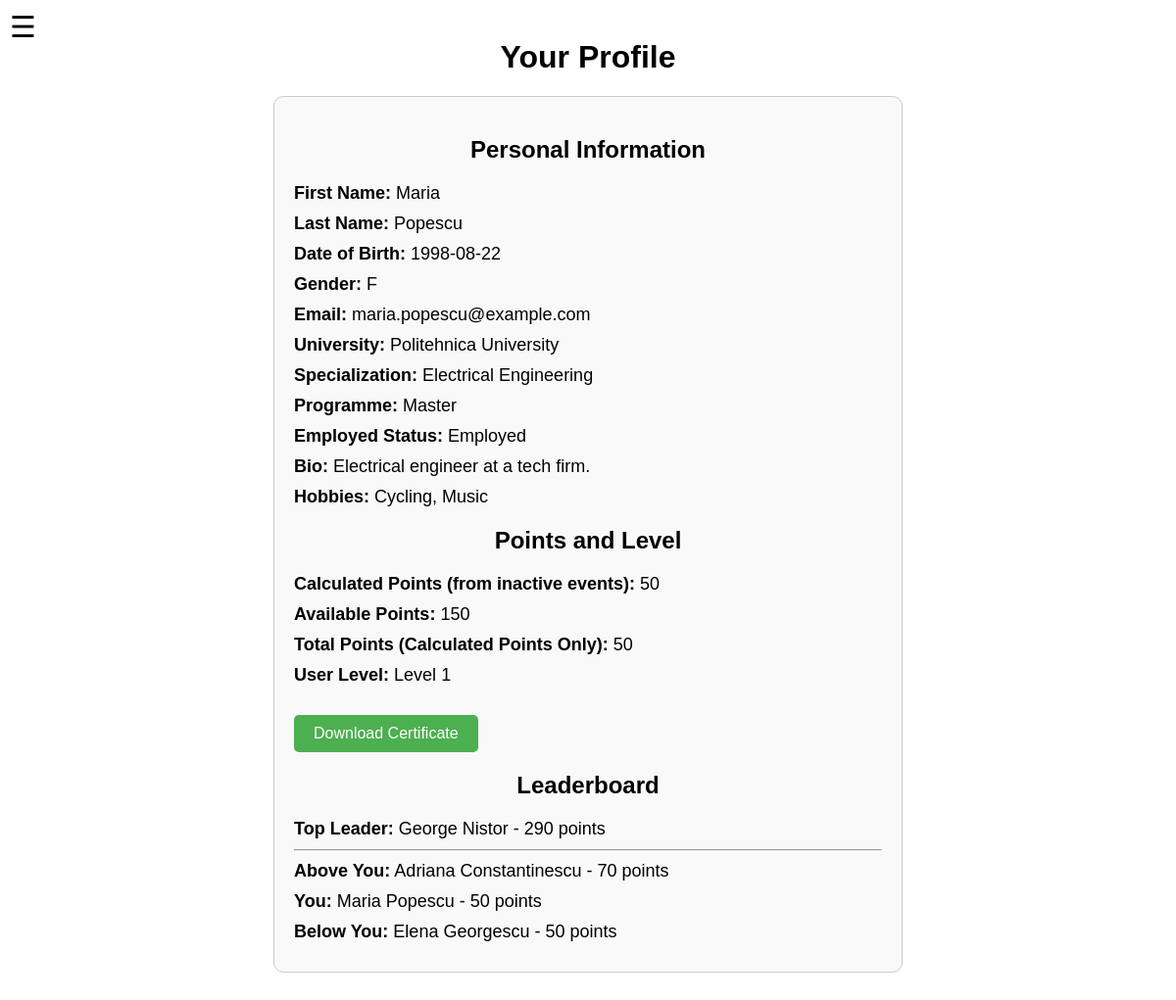
Page /profile/ (signed in) on the committed database.
### tables this page shows
CREATE TABLE User (
    id_user INTEGER PRIMARY KEY,
    first_name TEXT NOT NULL CHECK(length(first_name) > 0),
    last_name TEXT NOT NULL CHECK(length(last_name) > 0),
    date_of_birth TEXT, -- YYYY-MM-DD format recommended at application layer
    gender TEXT CHECK(gender IN ('M','F','O')),
    email TEXT NOT NULL UNIQUE CHECK(
        email LIKE '%_@__%.__%'   -- simple email pattern check
    ),
    university TEXT,
    university_programme TEXT CHECK(university_programme IN ('Bachelor', 'Master', 'PhD')),
    university_specialization TEXT,
    employed_status TEXT CHECK(employed_status IN ('Employed', 'Unemployed')),
    is_student INTEGER DEFAULT 0 CHECK(is_student IN (0,1)), -- 1 for Yes, 0 for No
    bio TEXT,
    hobbies TEXT,
    points INTEGER DEFAULT 0
);

### routes/profile.py (the view)
@profile_bp.route('/')
def profile():
    user_id = session.get('user_id')
    if not user_id:
        flash('Please log in to view your profile.', 'error')
        return redirect(url_for('login.login'))
    user = get_user_details(user_id)
    if not user:
        flash('User not found.', 'error')
        return redirect(url_for('home.home'))
    calculated_points = get_user_events_points(user_id)
    available_points = get_available_points(user_id)
    total_points = calculated_points
    level = get_user_level(total_points)
    leaderboard = get_leaderboard(user_id)
    return render_template(
        'profile.html',
        user=user,
        calculated_points=calculated_points,
        available_points=available_points,
        total_points=total_points,
        level=level,
        leaderboard=leaderboard
    )

### models.py (called while the page is built)
def get_user_details(user_id):
    with sqlite3.connect(DB_NAME, timeout=30) as conn:
        cursor = conn.cursor()
        query = """
            SELECT first_name, last_name, date_of_birth, gender, email, university,
                   university_specialization, university_programme, employed_status, bio, hobbies
            FROM User
            WHERE id_user = ?
        """
        cursor.execute(query, (user_id,))
        row = cursor.fetchone()
    if not row:
        return None
    return {
        'first_name': row[0],
        'last_name': row[1],
        'date_of_birth': row[2],
        'gender': row[3],
        'email': row[4],
        'university': row[5],
        'university_specialization': row[6],
        'university_programme': row[7],
        'employed_status': row[8],
        'bio': row[9],
        'hobbies': row[10]
    }

def get_user_events_points(user_id):
    with sqlite3.connect(DB_NAME, timeout=30) as conn:
        cursor = conn.cursor()
        query = """
            SELECT SUM(e.hours_of_work * 10)
            FROM User_Events ue
            JOIN Event e ON ue.id_event = e.id_event
            WHERE ue.id_user = ?
              AND e.status = 'inactive'
        """
        cursor.execute(query, (user_id,))
        row = cursor.fetchone()
    return row[0] if row and row[0] else 0

def get_available_points(user_id):
    with sqlite3.connect(DB_NAME, timeout=30) as conn:
        cursor = conn.cursor()
        query = "SELECT points FROM User WHERE id_user = ?"
        cursor.execute(query, (user_id,))
        row = cursor.fetchone()
    return row[0] if row else 0

def get_user_level(points):
    if points < 100:
        return 1
    else:
        return int(math.log10(points))

### templates/profile.html (shortened to what this page needs)
{% extends "base.html" %}
{% block content %}
    <div class="hamburger-menu">
        <label for="menu-toggle" class="menu-icon">&#9776;</label>
    </div>
    <h1>Your Profile</h1>
    <div class="profile-container">
        <h2>Personal Information</h2>
        <p><strong>First Name:</strong> {{ user.first_name }}</p>
        <p><strong>Last Name:</strong> {{ user.last_name }}</p>
        <p><strong>Date of Birth:</strong> {{ user.date_of_birth }}</p>
        <p><strong>Gender:</strong> {{ user.gender }}</p>
        <p><strong>Email:</strong> {{ user.email }}</p>
        <p><strong>University:</strong> {{ user.university }}</p>
        <p><strong>Specialization:</strong> {{ user.university_specialization }}</p>
        <p><strong>Programme:</strong> {{ user.university_programme }}</p>
        <p><strong>Employed Status:</strong> {{ user.employed_status }}</p>
        <p><strong>Bio:</strong> {{ user.bio }}</p>
        <p><strong>Hobbies:</strong> {{ user.hobbies }}</p>
        <h2>Points and Level</h2>
        <p><strong>Calculated Points (from inactive events):</strong> {{ calculated_points }}</p>
        <p><strong>Available Points:</strong> {{ available_points }}</p>
        <p><strong>Total Points (Calculated Points Only):</strong> {{ total_points }}</p>
        <p><strong>User Level:</strong> Level {{ level }}</p>
        <div style="margin-top: 30px;">
            <a href="{{ url_for('profile.download_certificate') }}" class="button enroll">Download Certificate</a>
        </div>
        <h2>Leaderboard</h2>
        <div class="leaderboard">
            {% if leaderboard.first_user %}
                <div class="leaderboard-entry">
                    <p><strong>Top Leader:</strong> {{ leaderboard.first_user.first_name }} {{ leaderboard.first_user.last_name }} - {{ leaderboard.first_user.total_points }} points</p>
                </div>
            {% endif %}
            <hr>
            <div class="leaderboard-entry">
                {% if leaderboard.before_user %}
                    <p><strong>Above You:</strong> {{ leaderboard.before_user.first_name }} {{ leaderboard.before_user.last_name }} - {{ leaderboard.before_user.total_points }} points</p>
                {% endif %}
                <p><strong>You:</strong> {{ leaderboard.current_user.first_name }} {{ leaderboard.current_user.last_name }} - {{ leaderboard.current_user.total_points }} points</p>
                {% if leaderboard.after_user %}
                    <p><strong>Below You:</strong> {{ leaderboard.after_user.first_name }} {{ leaderboard.after_user.last_name }} - {{ leaderboard.after_user.total_points }} points</p>
                {% endif %}
            </div>
        </div>
    </div>
{% endblock %}

### static/styles.css (style rules this page uses)
body { font-family: Arial, sans-serif; margin: 0; padding: 20px; }
h1, h2 { text-align: center; margin-top: 20px; }
.hamburger-menu { position: fixed; top: 10px; left: 10px; z-index: 1000; }
.menu-icon { font-size: 30px; cursor: pointer; user-select: none; }
.button { padding: 10px 20px; border: none; border-radius: 5px; cursor: pointer; font-size: 16px; }
.enroll { background-color: green; color: white; }
.profile-container { max-width: 600px; margin: 20px auto; padding: 20px; border: 1px solid #ccc; border-radius: 10px; background-color: #f9f9f9; }
.profile-container p { font-size: 18px; margin: 10px 0; }
.button.enroll { background-color: #4CAF50; color: white; padding: 10px 20px; text-align: center; text-decoration: none; display: inline-block; font-size: 16px; border: none; border-radius: 5px; cursor: pointer; }

### rows in the picture
User: first_name "Maria", last_name "Popescu", date_of_birth "1998-08-22", gender "F", email "maria.popescu@example.com", university "Politehnica University", university_specialization "Electrical Engineering", university_programme "Master", employed_status "Employed", bio "Electrical engineer at a tech firm.", hobbies "Cycling, Music", current_user.first_name "Maria", current_user.last_name "Popescu"
User: first_user.first_name "George", first_user.last_name "Nistor"
User: before_user.first_name "Adriana", before_user.last_name "Constantinescu"
User: after_user.first_name "Elena", after_user.last_name "Georgescu"

### other values in the picture
{{ calculated_points }} "50"
{{ available_points }} "150"
{{ total_points }} "50"
{{ level }} "1"
{{ leaderboard.first_user.total_points }} "290"
{{ leaderboard.before_user.total_points }} "70"
{{ leaderboard.current_user.total_points }} "50"
{{ leaderboard.after_user.total_points }} "50"
